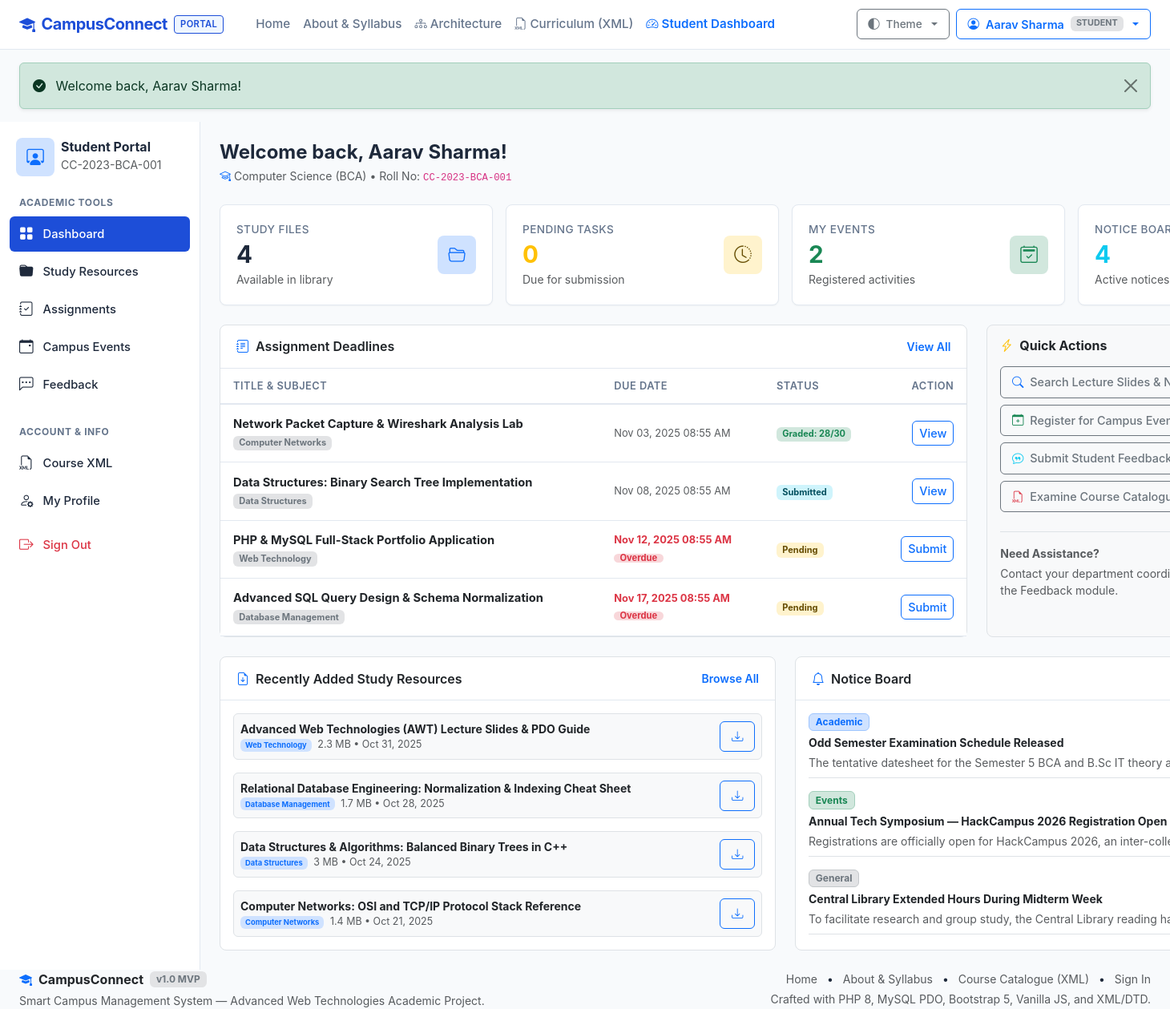
The page /student/dashboard.php (signed in) on the database its author committed.
### tables this page shows
CREATE TABLE `assignment_submissions` (
  `id` INT AUTO_INCREMENT PRIMARY KEY,
  `assignment_id` INT NOT NULL,
  `student_id` INT NOT NULL,
  `file_path` VARCHAR(255) NULL,
  `file_name` VARCHAR(255) NULL,
  `submission_notes` TEXT NULL,
  `status` ENUM('pending', 'submitted', 'graded') NOT NULL DEFAULT 'submitted',
  `grade` VARCHAR(10) NULL,
  `feedback` TEXT NULL,
  `submitted_at` TIMESTAMP DEFAULT CURRENT_TIMESTAMP,
  `updated_at` TIMESTAMP DEFAULT CURRENT_TIMESTAMP ON UPDATE CURRENT_TIMESTAMP,
  FOREIGN KEY (`assignment_id`) REFERENCES `assignments`(`id`) ON DELETE CASCADE,
  FOREIGN KEY (`student_id`) REFERENCES `users`(`id`) ON DELETE CASCADE,
  UNIQUE KEY `unique_student_assignment` (`assignment_id`, `student_id`),
  INDEX `idx_submissions_status` (`status`)
);

CREATE TABLE `assignments` (
  `id` INT AUTO_INCREMENT PRIMARY KEY,
  `title` VARCHAR(200) NOT NULL,
  `description` TEXT NULL,
  `subject` VARCHAR(100) NOT NULL,
  `due_date` DATETIME NOT NULL,
  `max_marks` INT NOT NULL DEFAULT 100,
  `created_by` INT NOT NULL,
  `created_at` TIMESTAMP DEFAULT CURRENT_TIMESTAMP,
  FOREIGN KEY (`created_by`) REFERENCES `users`(`id`) ON DELETE CASCADE,
  INDEX `idx_assignments_due` (`due_date`),
  INDEX `idx_assignments_subject` (`subject`)
);

CREATE TABLE `resources` (
  `id` INT AUTO_INCREMENT PRIMARY KEY,
  `title` VARCHAR(200) NOT NULL,
  `subject` VARCHAR(100) NOT NULL,
  `description` TEXT NULL,
  `file_path` VARCHAR(255) NOT NULL,
  `file_name` VARCHAR(255) NOT NULL,
  `file_size` INT NOT NULL DEFAULT 0,
  `file_type` VARCHAR(100) NOT NULL DEFAULT 'application/pdf',
  `uploaded_by` INT NOT NULL,
  `created_at` TIMESTAMP DEFAULT CURRENT_TIMESTAMP,
  FOREIGN KEY (`uploaded_by`) REFERENCES `users`(`id`) ON DELETE CASCADE,
  INDEX `idx_resources_subject` (`subject`),
  INDEX `idx_resources_created` (`created_at`)
);

CREATE TABLE `announcements` (
  `id` INT AUTO_INCREMENT PRIMARY KEY,
  `title` VARCHAR(200) NOT NULL,
  `content` TEXT NOT NULL,
  `category` VARCHAR(50) NOT NULL DEFAULT 'General',
  `is_pinned` TINYINT(1) NOT NULL DEFAULT 0,
  `created_by` INT NOT NULL,
  `created_at` TIMESTAMP DEFAULT CURRENT_TIMESTAMP,
  `updated_at` TIMESTAMP DEFAULT CURRENT_TIMESTAMP ON UPDATE CURRENT_TIMESTAMP,
  FOREIGN KEY (`created_by`) REFERENCES `users`(`id`) ON DELETE CASCADE,
  INDEX `idx_announcements_created` (`created_at`),
  INDEX `idx_announcements_pinned` (`is_pinned`)
);

### student/dashboard.php (the view, shortened to what the rows shown need)
<?php
require_once dirname(__DIR__) . '/includes/functions.php';
$studentId = (int)$_SESSION['user_id'];
$upcomingDeadlines = [];
$recentResources = [];
$recentAnnouncements = [];
try {
    $pdo = get_db_connection();
    $stmtAsg = $pdo->prepare("
        SELECT a.id, a.title, a.subject, a.due_date, a.max_marks,
               s.status as submission_status, s.grade
        FROM assignments a
        LEFT JOIN assignment_submissions s ON a.id = s.assignment_id AND s.student_id = ?
        ORDER BY a.due_date ASC
        LIMIT 5
    ");
    $stmtAsg->execute([$studentId]);
    $upcomingDeadlines = $stmtAsg->fetchAll();
    $stmtRes = $pdo->query("
        SELECT id, title, subject, file_name, file_size, created_at
        FROM resources
        ORDER BY created_at DESC
        LIMIT 4
    ");
    $recentResources = $stmtRes->fetchAll();
    $stmtAnn = $pdo->query("
        SELECT id, title, content, category, is_pinned, created_at
        FROM announcements
        ORDER BY is_pinned DESC, created_at DESC
        LIMIT 3
    ");
    $recentAnnouncements = $stmtAnn->fetchAll();
} catch (Exception $e) {
    error_log('Student dashboard error: ' . $e->getMessage());
}
require_once dirname(__DIR__) . '/includes/header.php';
?>
<div class="portal-container">
  <main class="portal-content">
    <div class="row g-4 mb-4">
      <div class="col-12 col-xl-8">
        <div class="card card-custom h-100 shadow-none border">
          <div class="card-body p-0">
            <div class="table-responsive">
              <table class="table table-custom mb-0 align-middle">
                <thead>
                  <tr>
                    <th>Title & Subject</th>
                    <th>Due Date</th>
                    <th>Status</th>
                    <th class="text-end">Action</th>
                  </tr>
                </thead>
                <tbody>
                  <?php if (empty($upcomingDeadlines)): ?>
                    <tr>
                      <td colspan="4" class="text-center py-4 text-muted">No active assignments assigned.</td>
                    </tr>
                  <?php else: ?>
                    <?php foreach ($upcomingDeadlines as $asg): ?>
                      <?php
                        $isOverdue = strtotime($asg['due_date']) < time();
                        $status = $asg['submission_status'] ?? 'pending';
                      ?>
                      <tr>
                        <td>
                          <div class="fw-bold text-body"><?= e($asg['title']) ?></div>
                          <span class="badge bg-secondary-subtle text-secondary small"><?= e($asg['subject']) ?></span>
                        </td>
                        <td>
                          <div class="small <?= ($isOverdue && $status === 'pending') ? 'text-danger fw-bold' : 'text-muted' ?>">
                            <?= format_date($asg['due_date'], 'M d, Y h:i A') ?>
                          </div>
                          <?php if ($isOverdue && $status === 'pending'): ?>
                            <span class="badge bg-danger-subtle text-danger py-0" style="font-size: 0.7rem;">Overdue</span>
                          <?php endif; ?>
                        </td>
                        <td>
                          <?php if ($status === 'graded'): ?>
                            <span class="badge bg-success-subtle text-success">Graded: <?= e($asg['grade']) ?></span>
                          <?php elseif ($status === 'submitted'): ?>
                            <span class="badge bg-info-subtle text-info-emphasis">Submitted</span>
                          <?php else: ?>
                            <span class="badge bg-warning-subtle text-warning-emphasis">Pending</span>
                          <?php endif; ?>
                        </td>
                        <td class="text-end">
                          <a href="<?= url('student/assignments.php') ?>" class="btn btn-sm btn-outline-primary py-1 px-2">
                            <?= ($status === 'pending') ? 'Submit' : 'View' ?>
                          </a>
                        </td>
                      </tr>
                    <?php endforeach; ?>
                  <?php endif; ?>
                </tbody>
              </table>
            </div>
          </div>
        </div>
      </div>
    </div>
    <div class="row g-4">
      <div class="col-12 col-lg-6">
        <div class="card card-custom h-100 shadow-none border">
          <div class="card-body p-3">
            <?php if (empty($recentResources)): ?>
              <div class="text-center py-4 text-muted small">No resources available.</div>
            <?php else: ?>
              <div class="d-flex flex-column gap-3">
                <?php foreach ($recentResources as $res): ?>
                  <div class="d-flex justify-content-between align-items-center p-2 border rounded bg-body-tertiary">
                    <div class="me-2 text-truncate">
                      <div class="fw-bold text-body small text-truncate"><?= e($res['title']) ?></div>
                      <div class="text-muted" style="font-size: 0.78rem;">
                        <span class="badge bg-primary-subtle text-primary me-1"><?= e($res['subject']) ?></span>
                        <?= format_bytes((int)$res['file_size']) ?> &bull; <?= time_ago($res['created_at']) ?>
                      </div>
                    </div>
                    <a href="<?= url('download.php?id=' . $res['id']) ?>" class="btn btn-sm btn-outline-primary flex-shrink-0" title="Download">
                      <i class="bi bi-download"></i>
                    </a>
                  </div>
                <?php endforeach; ?>
              </div>
            <?php endif; ?>
          </div>
        </div>
      </div>
      <div class="col-12 col-lg-6">
        <div class="card card-custom h-100 shadow-none border">
          <div class="card-body p-3">
            <?php if (empty($recentAnnouncements)): ?>
              <div class="text-center py-4 text-muted small">No announcements posted.</div>
            <?php else: ?>
              <div class="d-flex flex-column gap-3">
                <?php foreach ($recentAnnouncements as $ann): ?>
                  <div class="border-bottom pb-2">
                    <div class="d-flex justify-content-between align-items-center mb-1">
                      <span class="badge <?= category_badge_class($ann['category']) ?>"><?= e($ann['category']) ?></span>
                    </div>
                    <div class="fw-bold text-body small mb-1"><?= e($ann['title']) ?></div>
                    <p class="text-muted small mb-0 text-truncate"><?= e($ann['content']) ?></p>
                  </div>
                <?php endforeach; ?>
              </div>
            <?php endif; ?>
          </div>
        </div>
      </div>
    </div>
  </main>
</div>
<?php require_once dirname(__DIR__) . '/includes/footer.php'; ?>

### rows shown on the page
assignment_submissions: assignment.title "Network Packet Capture & Wireshark Analysis Lab", assignment.subject "Computer Networks", assignment.due_date "Nov 03, 2025 08:55 AM", grade "28/30", status "View"
assignment_submissions: assignment.title "Data Structures: Binary Search Tree Implementation", assignment.subject "Data Structures", assignment.due_date "Nov 08, 2025 08:55 AM", status "Submitted"
assignments: title "PHP & MySQL Full-Stack Portfolio Application", subject "Web Technology", due_date "Nov 12, 2025 08:55 AM", shows "Overdue", shows "Pending", shows "Submit"
assignments: title "Advanced SQL Query Design & Schema Normalization", subject "Database Management", due_date "Nov 17, 2025 08:55 AM", shows "Overdue", shows "Pending", shows "Submit"
resources: title "Advanced Web Technologies (AWT) Lecture Slides & PDO Guide", subject "Web Technology", file_size "2.3 MB", created_at "Oct 31, 2025"
resources: title "Relational Database Engineering: Normalization & Indexing Cheat Sheet", subject "Database Management", file_size "1.7 MB", created_at "Oct 28, 2025"
resources: title "Data Structures & Algorithms: Balanced Binary Trees in C++", subject "Data Structures", file_size "3 MB", created_at "Oct 24, 2025"
resources: title "Computer Networks: OSI and TCP/IP Protocol Stack Reference", subject "Computer Networks", file_size "1.4 MB", created_at "Oct 21, 2025"
announcements: category "Academic", title "Odd Semester Examination Schedule Released", content "The tentative datesheet for the Semester 5 BCA and B.Sc IT theory and practical examinations ha…"
announcements: category "Events", title "Annual Tech Symposium — HackCampus 2026 Registration Open", content "Registrations are officially open for HackCampus 2026, an inter-college 24-hour hackathon focusi…"
announcements: category "General", title "Central Library Extended Hours During Midterm Week", content "To facilitate research and group study, the Central Library reading halls will remain open until 9:00…"

### other values the page prints
$currentUser['name'] "Aarav Sharma"
$currentUser['role'] "STUDENT"
$flash['message'] "Welcome back, Aarav Sharma!"
$_SESSION['user_roll_number'] "CC-2023-BCA-001"
$_SESSION['user_name'] "Aarav Sharma"
$_SESSION['user_department'] ?: 'Student' "Computer Science (BCA)"
$_SESSION['user_roll_number'] ?: 'N/A' "CC-2023-BCA-001"
$stats['resources'] "4"
$stats['pending_asg'] "0"
$stats['events_reg'] "2"
$stats['announcements'] "4"
